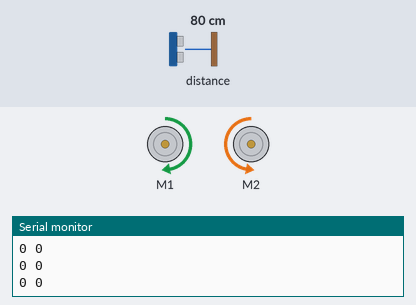
Bench run of a sketch on a simulated Arduino Leonardo, built with avr-gcc and run on an emulated ATmega32U4. On the bench: 2 × DC motor (green arrow = forward, orange = backward, longer = faster), the last lines printed to the serial monitor. The inputs (shaded band) are chosen by the test bench; at power-on: distance to the obstacle 80 cm.

Above: at 2.2 s.
2.3 s: distance to the obstacle set to 41 cm
3.8 s: distance to the obstacle set to 35 cm
At 4.9 s:
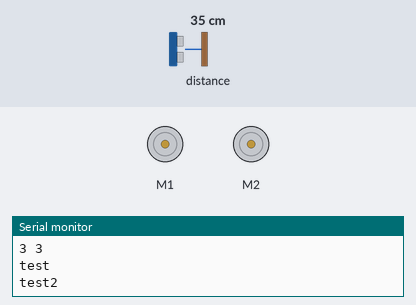
8.3 s: distance to the obstacle set to 60 cm
At 10.7 s:
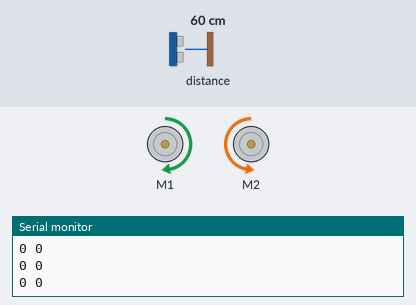
11.3 s: distance to the obstacle set to 2 cm
At 11.8 s:
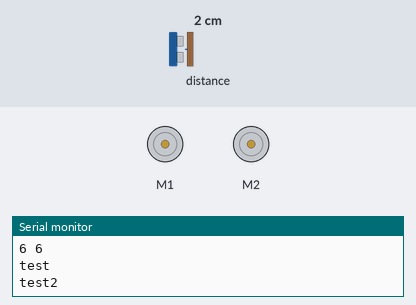
Timing chart, 0 to 13.8 s (numbered marks = the images above; inputs shaded):
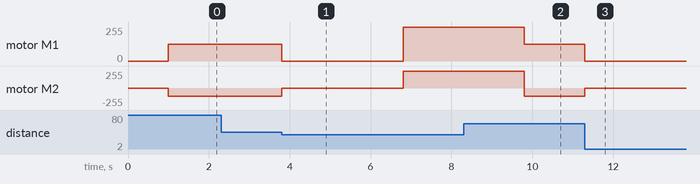

The sketch:

main.ino
```cpp
#include "Proximity.h"

Proximity prox;
Zumo32U4Motors motors;

int speedL = 200;
int speedR = -200;

void setup() {
  prox.setup();
  delay(1000);
}

void loop() {
  motors.setLeftSpeed(speedL);
  motors.setRightSpeed(speedR);

  prox.printReadingsToSerial();

  if(prox.giveReadingFrontLeft() > 2 || prox.giveReadingFrontRight() > 2) {
    speedL = 0;
    speedR = 0;
    Serial.println("test");
    motors.setRightSpeed(speedR);
    motors.setLeftSpeed(speedL);
    Serial.println("test2");
    delay(3000);
    speedL = 400;
    speedR = 400;
    motors.setRightSpeed(speedR);
    motors.setLeftSpeed(speedL);
    delay(3000);
  }
  speedL = 200;
  speedR = -200;
  motors.setLeftSpeed(speedL);
  motors.setRightSpeed(speedR);
}
```

Proximity.cpp
```cpp
#include "Proximity.h"

Proximity::Proximity():message("") {
}

void Proximity::setup() {
  Serial.begin(9600);
  Wire.begin();
  proximity.initThreeSensors();
  message = "Setup success";
  Serial.print(message);
}

void Proximity::printReadingsToSerial()
{
  proximity.read();
  static char buffer[80];
  sprintf(buffer, "%d %d \n",
    proximity.countsFrontWithLeftLeds(),
    proximity.countsFrontWithRightLeds()
  );
  Serial.print(buffer);
}

int Proximity::giveReadingFrontLeft() {
  int frontleft = proximity.countsFrontWithLeftLeds();
  return frontleft;
}

int Proximity::giveReadingFrontRight() {
  int frontright = proximity.countsFrontWithRightLeds();
  return frontright;
}
```

Proximity.h
```cpp
#ifndef PROXIMITY_H
#define PROXIMITY_H

#include <Wire.h>
#include <Arduino.h>
#include <Zumo32U4.h>

#pragma once

class Proximity {
public:
	Proximity();
	void setup();
	void printReadingsToSerial();
	int giveReadingFrontLeft();
	int giveReadingFrontRight();

private:
	Zumo32U4ProximitySensors proximity;
	String message;
};

#endif
```

Measured:
- the behaviour switches between 38 and 37 cm on distance to the obstacle (found by bisection; images 0 and 1)
- after the input at 3.8 s, motor M1: forward 127/255 → stopped at once, → forward 255/255 3.0 s later; motor M2: backward 127/255 → stopped at once, → forward 255/255 3.0 s later
- after the input at 8.3 s, motor M1: forward 255/255 → forward 127/255 after 1.5 s; motor M2: forward 255/255 → backward 127/255 after 1.5 s
- after the input at 11.3 s, motor M1: forward 127/255 → stopped at once; motor M2: backward 127/255 → stopped at once
